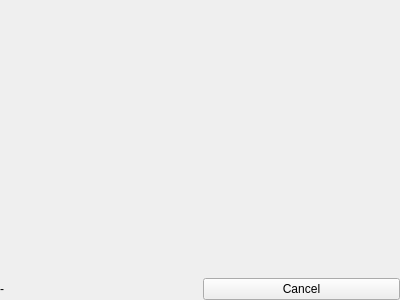
<?xml version="1.0" encoding="UTF-8"?>
<ui version="4.0">
 <class>CProgressHistoryGuiComp</class>
 <widget class="QWidget" name="CProgressHistoryGuiComp">
  <property name="geometry">
   <rect>
    <x>0</x>
    <y>0</y>
    <width>400</width>
    <height>300</height>
   </rect>
  </property>
  <layout class="QVBoxLayout" name="verticalLayout">
   <property name="margin">
    <number>0</number>
   </property>
   <item>
    <widget class="QWidget" name="DiagramFrame" native="true">
     <property name="sizePolicy">
      <sizepolicy hsizetype="Preferred" vsizetype="MinimumExpanding">
       <horstretch>0</horstretch>
       <verstretch>0</verstretch>
      </sizepolicy>
     </property>
     <layout class="QVBoxLayout" name="verticalLayout_2">
      <property name="margin">
       <number>0</number>
      </property>
     </layout>
    </widget>
   </item>
   <item>
    <widget class="QWidget" name="StatusFrame" native="true">
     <layout class="QHBoxLayout" name="horizontalLayout">
      <property name="margin">
       <number>0</number>
      </property>
      <item>
       <widget class="QLabel" name="DescriptionLabel">
        <property name="text">
         <string>-</string>
        </property>
       </widget>
      </item>
      <item>
       <widget class="QPushButton" name="CancelButton">
        <property name="text">
         <string>Cancel</string>
        </property>
        <property name="checkable">
         <bool>true</bool>
        </property>
       </widget>
      </item>
     </layout>
    </widget>
   </item>
  </layout>
 </widget>
 <resources/>
 <connections/>
</ui>
